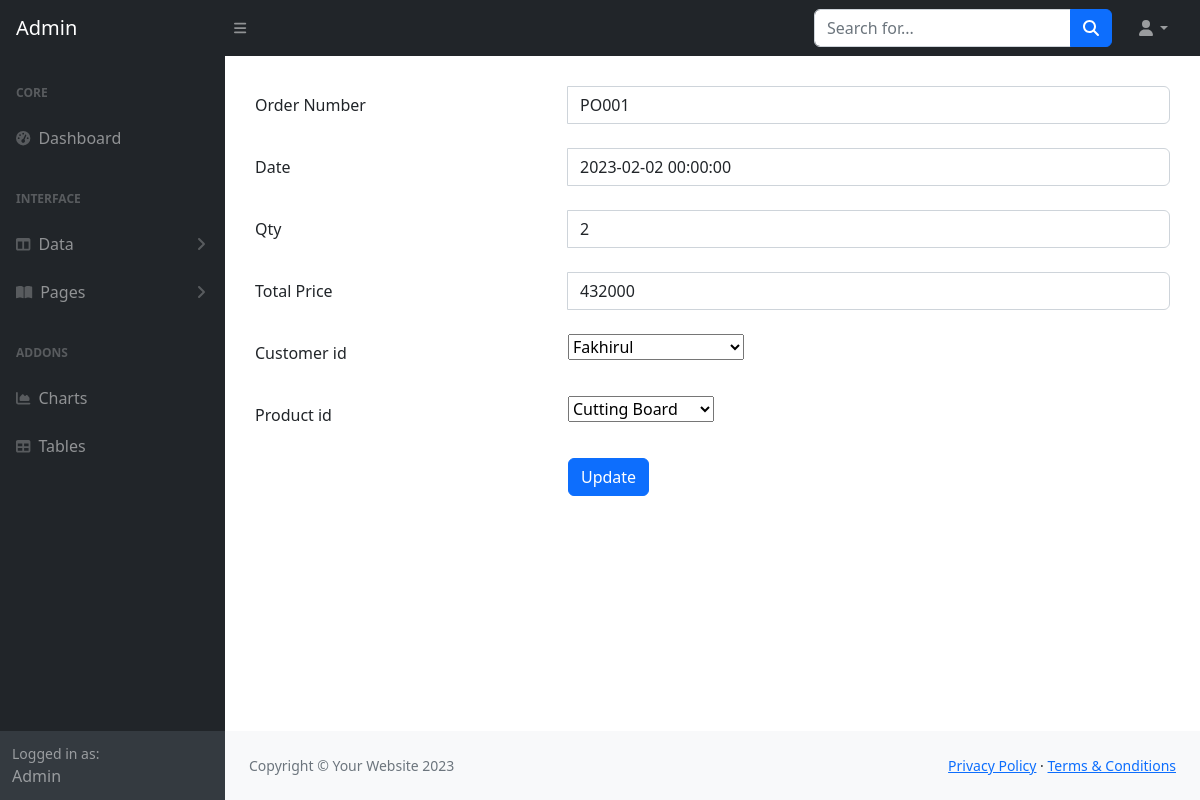
The page /admin/orders/form_orders.php?id=1 on the database its author committed.
### tables this page shows
CREATE TABLE `orders` (
  `id` int(11) NOT NULL,
  `order_number` varchar(45) DEFAULT NULL,
  `date` datetime DEFAULT NULL,
  `qty` int(11) DEFAULT NULL,
  `total_price` int(11) DEFAULT NULL,
  `customer_id` int(11) NOT NULL,
  `product_id` int(11) NOT NULL
);

### admin/orders/form_orders.php (the view, shortened to what this page needs)
<?php
require_once '../../dbkoneksi.php';
?>
<?php
$_id = isset($_GET['id']) ? $_GET['id'] : null;
if (!empty($_id)) {
    $sql = "SELECT * FROM orders WHERE id=?";
    $st = $dbh->prepare($sql);
    $st->execute([$_id]);
    $row = $st->fetch();
} else {
    $row = [];
}
?>
<!DOCTYPE html>
<html lang="en">
<head>
    <link href="../css/styles.css" rel="stylesheet" />
</head>
<body>
    <nav class="sb-topnav navbar navbar-expand navbar-dark bg-dark">
        <a class="navbar-brand ps-3" href="../index.php">Admin</a>
        <button class="btn btn-link btn-sm order-1 order-lg-0 me-4 me-lg-0" id="sidebarToggle" href="#!"><i
                class="fas fa-bars"></i></button>
        <form class="d-none d-md-inline-block form-inline ms-auto me-0 me-md-3 my-2 my-md-0">
            <div class="input-group">
                <input class="form-control" type="text" placeholder="Search for..." aria-label="Search for..."
                    aria-describedby="btnNavbarSearch" />
                <button class="btn btn-primary" id="btnNavbarSearch" type="button"><i
                        class="fas fa-search"></i></button>
            </div>
        </form>
        <ul class="navbar-nav ms-auto ms-md-0 me-3 me-lg-4">
            <li class="nav-item dropdown">
                <a class="nav-link dropdown-toggle" id="navbarDropdown" href="#" role="button" data-bs-toggle="dropdown"
                    aria-expanded="false"><i class="fas fa-user fa-fw"></i></a>
            </li>
        </ul>
    </nav>
    <div id="layoutSidenav">
        <div id="layoutSidenav_nav">
            <nav class="sb-sidenav accordion sb-sidenav-dark" id="sidenavAccordion">
                <div class="sb-sidenav-menu">
                    <div class="nav">
                        <div class="sb-sidenav-menu-heading">Core</div>
                        <a class="nav-link" href="../index.php">
                            <div class="sb-nav-link-icon"><i class="fas fa-tachometer-alt"></i></div>
                            Dashboard
                        </a>
                        <div class="sb-sidenav-menu-heading">Interface</div>
                        <a class="nav-link collapsed" href="#" data-bs-toggle="collapse"
                            data-bs-target="#collapseLayouts" aria-expanded="false" aria-controls="collapseLayouts">
                            <div class="sb-nav-link-icon"><i class="fas fa-columns"></i></div>
                            Data
                            <div class="sb-sidenav-collapse-arrow"><i class="fas fa-angle-down"></i></div>
                        </a>
                        <a class="nav-link collapsed" href="#" data-bs-toggle="collapse" data-bs-target="#collapsePages"
                            aria-expanded="false" aria-controls="collapsePages">
                            <div class="sb-nav-link-icon"><i class="fas fa-book-open"></i></div>
                            Pages
                            <div class="sb-sidenav-collapse-arrow"><i class="fas fa-angle-down"></i></div>
                        </a>
                        <div class="sb-sidenav-menu-heading">Addons</div>
                        <a class="nav-link" href="charts.php">
                            <div class="sb-nav-link-icon"><i class="fas fa-chart-area"></i></div>
                            Charts
                        </a>
                        <a class="nav-link" href="tables.php">
                            <div class="sb-nav-link-icon"><i class="fas fa-table"></i></div>
                            Tables
                        </a>
                    </div>
                </div>
                <div class="sb-sidenav-footer">
                    <div class="small">Logged in as:</div>
                    Admin
                </div>
            </nav>
        </div>
        <div id="layoutSidenav_content">
            <main id="main-content">
            <form method="POST" action="proses_orders.php">
                <div class="form-group row">
                    <label for="order_number" class="col-4 col-form-label">Order Number</label>
                    <div class="col-8">
                        <div class="input-group">
                            <input id="order_number" name="order_number" type="text" class="form-control" value="<?php if (isset($row['order_number']))
                                echo $row['order_number']; ?>">
                        </div>
                    </div>
                </div>
                <br>
                <div class="form-group row">
                    <label for="date" class="col-4 col-form-label">Date</label>
                    <div class="col-8">
                        <div class="input-group">
                            <input id="date" name="date" type="text" class="form-control" value="<?php if (isset($row['date']))
                                echo $row['date']; ?>">
                        </div>
                    </div>
                </div>
                <br>
                <div class="form-group row">
                    <label for="qty" class="col-4 col-form-label">Qty</label>
                    <div class="col-8">
                        <div class="input-group">
                            <input id="qty" name="qty" value="<?php if (isset($row['qty']))
                                echo $row['qty']; ?>" type="text" class="form-control">
                        </div>
                    </div>
                </div>
                <br>
                <div class="form-group row">
                    <label for="total_price" class="col-4 col-form-label">Total Price</label>
                    <div class="col-8">
                        <div class="input-group">
                            <input id="total_price" name="total_price" value="<?php if (isset($row['total_price']))
                                echo $row['total_price']; ?>" type="text" class="form-control">
                        </div>
                    </div>
                </div>
                <br>
                <div class="form-group row">
                    <label for="customer_id" class="col-4 col-form-label">Customer id</label>
                    <div class="col-8">
                        <?php
                        $sqlcus = "SELECT * FROM customer";
                        $rscus = $dbh->query($sqlcus);
                        ?>
                        <select id="customer_id" name="customer_id" class="custom-select">
                            <?php
                            foreach ($rscus as $rowcus) {
                                ?>
                                <option value="<?= $rowcus['id'] ?>"><?= $rowcus['name'] ?></option>
                                <?php
                            }
                            ?>
                        </select>
                    </div>
                </div>
                <br>
                <div class="form-group row">
                    <label for="product_id" class="col-4 col-form-label">Product id</label>
                    <div class="col-8">
                        <?php
                        $sqlprod = "SELECT * FROM product";
                        $rsprod = $dbh->query($sqlprod);
                        ?>
                        <select id="product_id" name="product_id" class="custom-select">
                            <?php
                            foreach ($rsprod as $rowprod) {
                                ?>
                                <option value="<?= $rowprod['id'] ?>"><?= $rowprod['name'] ?></option>
                                <?php
                            }
                            ?>
                        </select>
                    </div>
                </div>
                <br>
                <div class="form-group row">
                    <div class="offset-4 col-8">
                        <?php
                        $button = (empty($_id)) ? "Simpan" : "Update";
                        ?>
                        <input type="submit" name="proses" type="submit" class="btn btn-primary"
                            value="<?= $button ?>" />
                    </div>
                </div>
            </form>
            </main>
            <footer class="py-4 bg-light mt-auto">
                <div class="container-fluid px-4">
                    <div class="d-flex align-items-center justify-content-between small">
                        <div class="text-muted">Copyright &copy; Your Website 2023</div>
                        <div>
                            <a href="#">Privacy Policy</a>
                            &middot;
                            <a href="#">Terms &amp; Conditions</a>
                        </div>
                    </div>
                </div>
            </footer>
        </div>
    </div>
</body>
</html>

### admin/orders/form_orders.php (style rules this page uses)
#main-content { margin: 30px; }

### rows shown on the page
orders: order_number "PO001", date "2023-02-02 00:00:00", qty "2", total_price "432000"

### other values the page prints
form field customer_id "Fakhirul"
form field product_id "Cutting Board"
